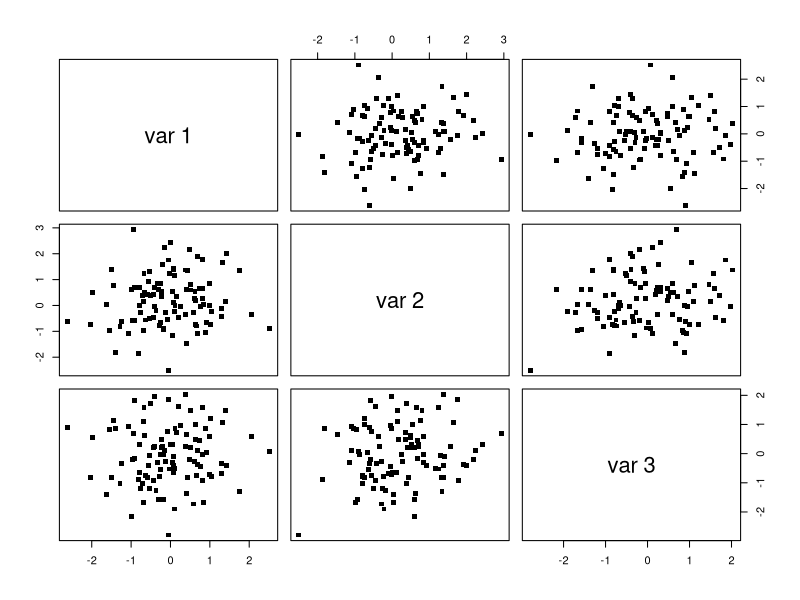
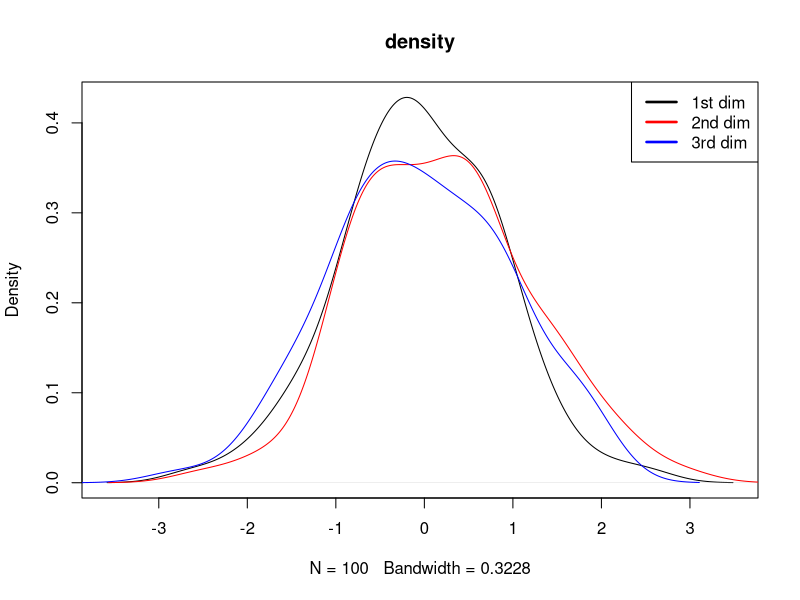
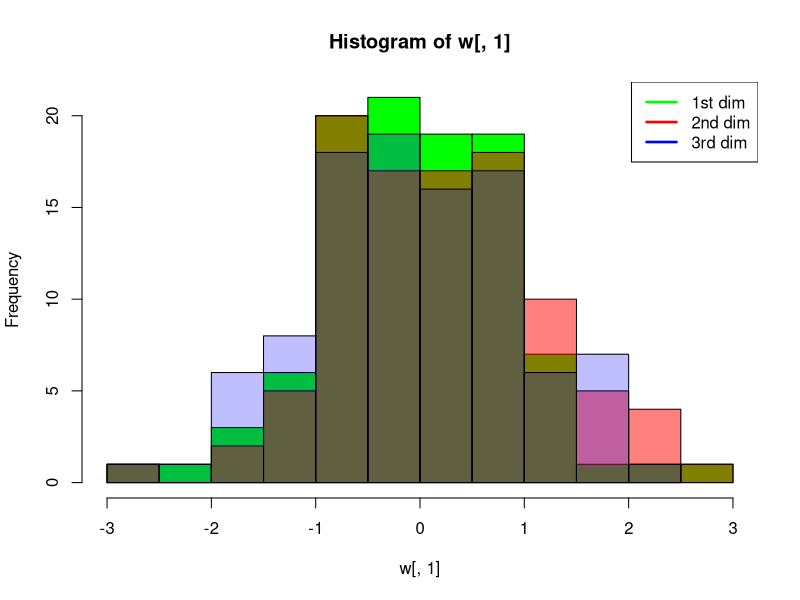
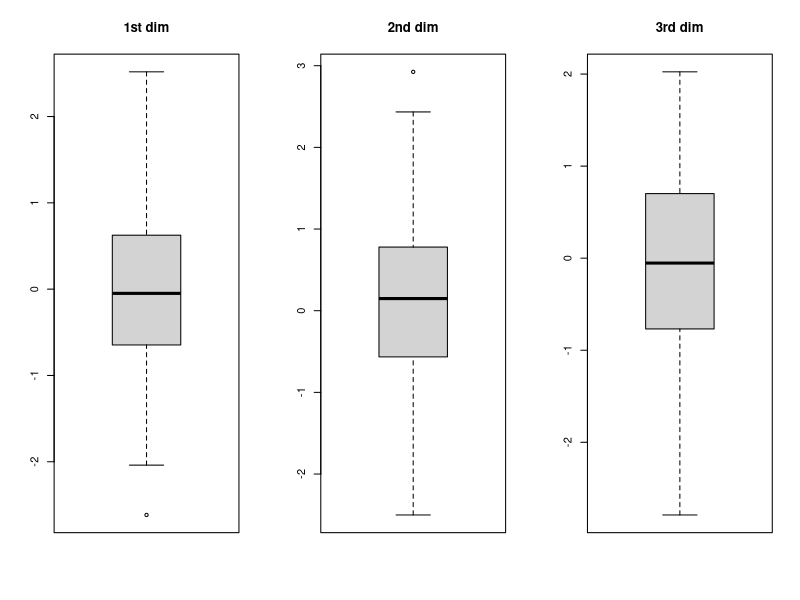
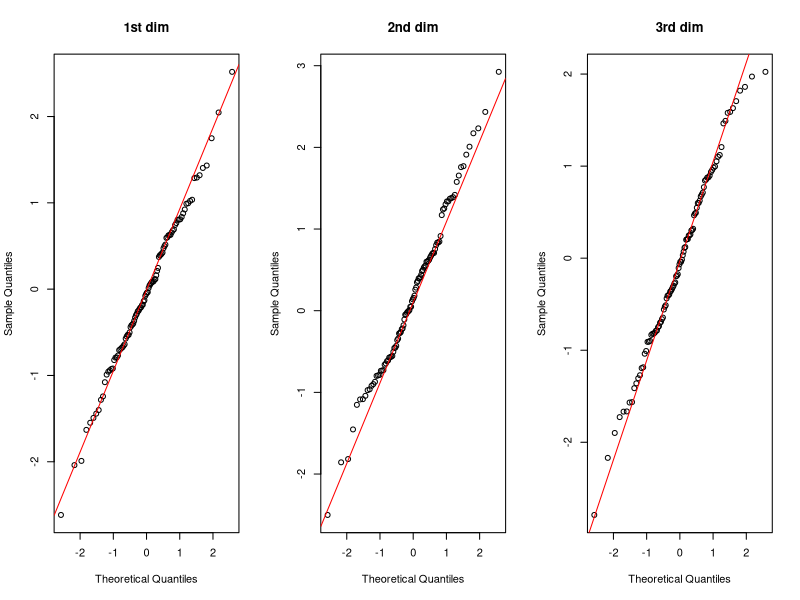
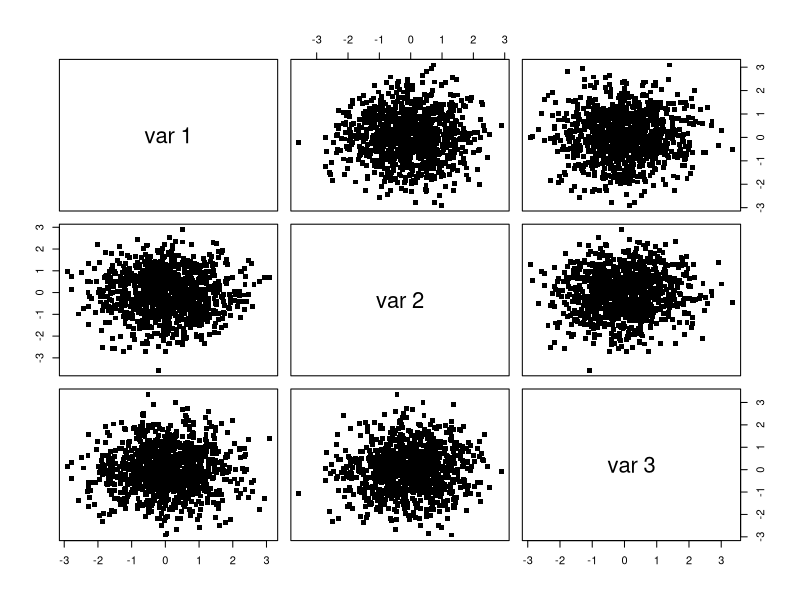
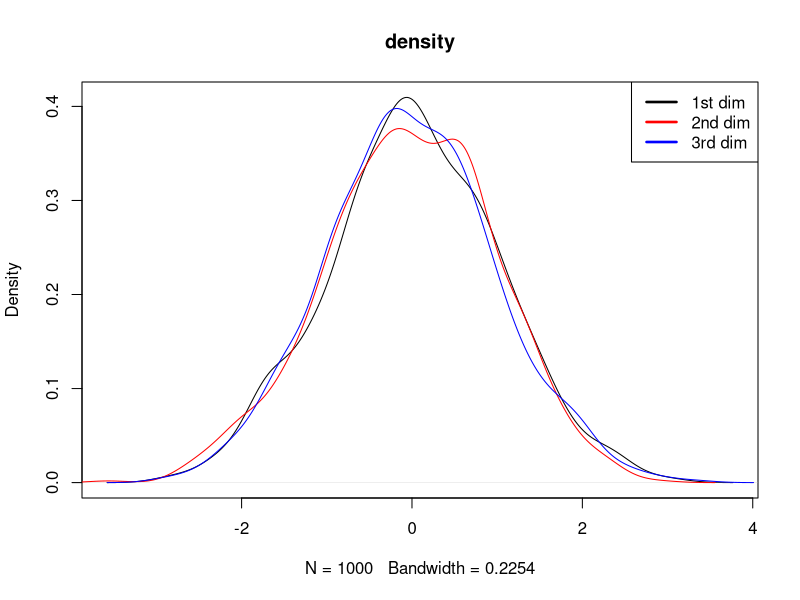
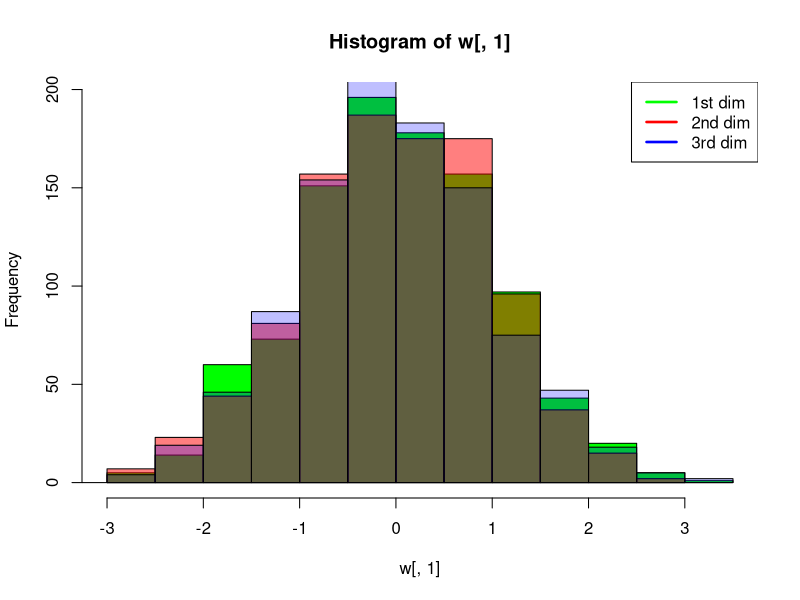

The R source for these figures, in order: (Note: this script raises an error after producing the figures.)
library(mvtnorm)

calcula.sigma <- function(variancia,correlacao) {
    sjj <- variancia ## Variancia igual a 1
    r_jk <- correlacao ## Utilizando a primeira opcao de correlacao
    R <- matrix(r_jk,3,3)
    diag(R) <- 1 ## Matriz de correlacao tem 1 como diagonal
    roh <- sqrt(sjj) ## Desvio padrao
    delta_meio <- diag(roh,3,3)
    
    delta_meio %*% R %*% delta_meio ## Retorna Sigma
    
}

matriz.eh.definida.positiva <- function(m) {
    e <- eigen(m)$values >= 0 ## Matriz positiva definida tem auto valores >= 0
    all(e)
}

analisa.matriz <- function(cor.index,tam.amostra,save.image = FALSE) {
    r_jk_values <- c(-.9, 0,.9,.99) ## Possiveis valores de correlacao
    tam_amostras <- c(100,1000,10000) ## Tamanho das possiveis amostras
    
    cor.selected <- r_jk_values[cor.index]
    num.amostras <- tam_amostras[tam.amostra]
    
    Sigma = calcula.sigma(1,cor.selected)
    if (matriz.eh.definida.positiva(Sigma)) { ## para simular a normal Sigma deve ser positivo e definido
        if (save.image) {
            if (!file.exists("./images")) dir.create("./images")
        }
        w <<- rmvnorm(num.amostras,mean = c(0,0,0),sigma = Sigma)
        ## Plot graphics
        if (save.image) png(paste("./images/","pairs_",cor.selected,"_",
                                  num.amostras,".png",sep = "")) else quartz()
        pairs(w,pch=15) ## dispersão 2 a 2
        if (save.image) dev.off()
        
        if (save.image) png(paste("./images/","densidade_",cor.selected,"_",
                                  num.amostras,".png",sep = "")) else quartz()
        ## comparacao de densidades
        #displayMatrix <<- matrix(c(1,1,1,2,2,2,3,4,5,6,7,8),4,3,byrow=T)
        #layout(displayMatrix)
        #par(mfrow=c(2,1))
        d1 <- density(w[,1])
        d2 <- density(w[,2])
        d3 <- density(w[,3])
        lty = rep(1,each=3)
        lwd = rep(2.5,each=3)
        
        plot(d1,main = "density")
        lines(d2,col="red")
        lines(d3,col="blue")
        legend("topright",legend = c("1st dim","2nd dim","3rd dim"),
               col = c("black","red","blue"),
               lty = lty, lwd = lwd)
        if (save.image) dev.off()
        
        
        if (save.image) png(paste("./images/","hist_",cor.selected,"_",
                                  num.amostras,".png",sep = "")) else quartz()
        ## comparacao de histogramas
        hist(w[,1],col=rgb(0,1,0,1)) 
        hist(w[,2],add=T,col = rgb(1,0,0,1/2))
        hist(w[,3],add=T,col=rgb(0,0,1,1/4))
        legend("topright",legend = c("1st dim","2nd dim","3rd dim"),
               col = c("green","red","blue"),
               lty = lty, lwd = lwd)
        if (save.image) dev.off()
        
        
        if (save.image) png(paste("./images/","boxplot_",cor.selected,"_",
                                  num.amostras,".png",sep = "")) else quartz()
        ## comparacao boxplot
        #quartz() ## Boxplot e QQNorm plot de cada dimensão  
        par(mfrow=c(1,3))
        boxplot(w[,1], main = "1st dim")
        boxplot(w[,2], main = "2nd dim")
        boxplot(w[,3], main = "3rd dim")
        if (save.image) dev.off()
        
        
        if (save.image) png(paste("./images/","qqnorm_",cor.selected,"_",
                                  num.amostras,".png",sep = "")) else quartz()
        par(mfrow=c(1,3))
        ## comparacao QQNorm de cada dimensao
        qqnorm(w[,1], main = "1st dim")
        qqline(w[,1],col="red") 
        qqnorm(w[,2], main = "2nd dim")
        qqline(w[,2],col="red")
        qqnorm(w[,3], main = "3rd dim")
        qqline(w[,3],col="red")
        if (save.image) dev.off()
    } else {
        cat("Matriz Sigma não é positiva e definida\n")
    }
}

analisa.matriz(1,1,save.image = TRUE) ## Sigma não é positiva definida

## Segundo valor de correlacao (0.0)
analisa.matriz(2,1,save.image = TRUE) 
analisa.matriz(2,2,save.image = TRUE)
analisa.matriz(2,3,save.image = TRUE)

## Terceiro valor de correlacao (0.9)
analisa.matriz(3,1,save.image = TRUE) 
analisa.matriz(3,2,save.image = TRUE)
analisa.matriz(3,3,save.image = TRUE)

## Quarto valor de correlacao (0.99)
analisa.matriz(4,1,save.image = TRUE) 
analisa.matriz(4,2,save.image = TRUE)
analisa.matriz(4,3,save.image = TRUE)

